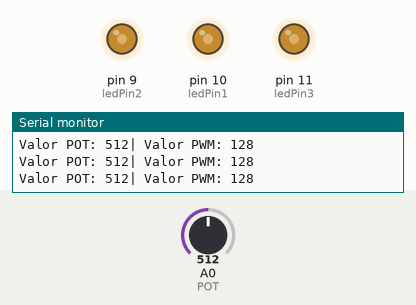
Recording of a sketch running on a simulated Arduino Uno, built with avr-gcc and run on an emulated ATmega328P. Parts: output pins drawn as LEDs (lit = HIGH), the last lines printed to the serial monitor. The inputs (shaded band) are chosen by the test bench; at power-on: A0 (POT) = 512.

Above: at 1.2 s.
1.3 s: A0 (POT) set to 716
At 2.0 s:
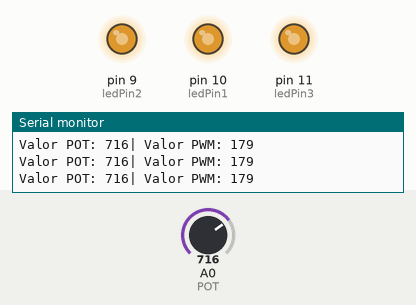
2.8 s: A0 (POT) set to 900
At 3.5 s:
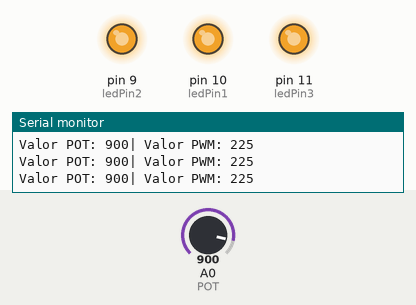
4.3 s: A0 (POT) set to 122
At 4.9 s:
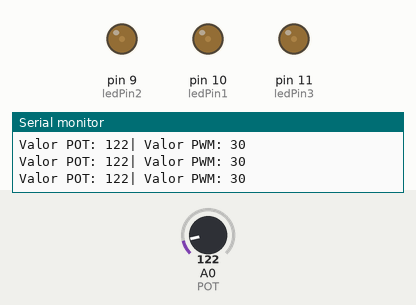
5.8 s: A0 (POT) set to 0
At 6.3 s:
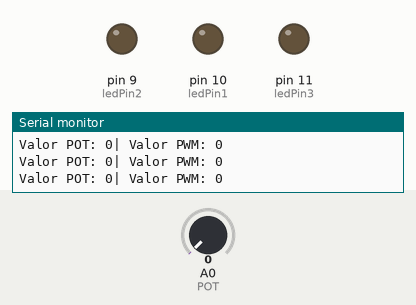
7.3 s: A0 (POT) set to 511
At 7.7 s:
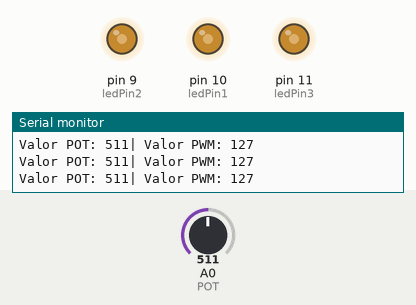
Timing chart, 0 to 9.8 s (numbered marks = the images above; inputs shaded):
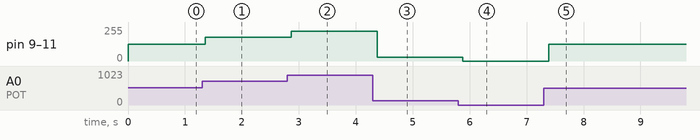

Measured:
- after the input at 1.3 s, pin 9 (ledPin2), pin 10 (ledPin1), pin 11 (ledPin3): 127/255 → 178/255 after 0.06 s
- after the input at 2.8 s, pin 9 (ledPin2), pin 10 (ledPin1), pin 11 (ledPin3): 178/255 → 224/255 after 0.07 s
- after the input at 4.3 s, pin 9 (ledPin2), pin 10 (ledPin1), pin 11 (ledPin3): 224/255 → 30/255 after 0.07 s
- after the input at 5.8 s, pin 9 (ledPin2), pin 10 (ledPin1), pin 11 (ledPin3): 30/255 → 0/255 after 0.08 s
- after the input at 7.3 s, pin 9 (ledPin2), pin 10 (ledPin1), pin 11 (ledPin3): 0/255 → 127/255 after 0.09 s

The sketch:

potenciometro_simple_3_led_.ino
```cpp
/**
 * Regulador de luz blanca
 *
 * En esta práctica se va a regular un conjunto de diodos led de color
 * blanco utilizando un potenciómetro.
 *
 * permite el uso comercial de la obra y de las posibles obras derivadas,
 * la distribución de las cuales se debe hacer con una licencia igual a
 * la que regula la obra original.)
 */

// Definimos las variables de tipo entero
#define POT A0
int pinPotenciometro = 0;
int ledPin1 = 10;

int ledPin2 = 9;
int ledPin3 = 11;
//Este código se ejecuta la primera vez
void setup() {
  // Configuramos los pines en modo salida
  pinMode(ledPin1, OUTPUT);
  pinMode(ledPin2, OUTPUT);
  pinMode(ledPin3, OUTPUT);

  // Inicializamos los pines a un valor BAJO
  analogWrite(ledPin1, 0);
  analogWrite(ledPin2, 0);
  analogWrite(ledPin3, 0);
  Serial.begin(9600);
}

//Este código se ejecuta en bucle repetidamente
void loop() {

  int valor1 = analogRead(POT);
Serial.print("Valor POT: ");
Serial.print(valor1);
Serial.print("| Valor PWM: ");
Serial.println(valor1/4);


  int valor = analogRead(pinPotenciometro);
  valor = map(valor, 0, 1023, 0, 255);
  analogWrite(ledPin1, valor);
  analogWrite(ledPin2, valor);
  analogWrite(ledPin3, valor);

  delay(150);

}
```
